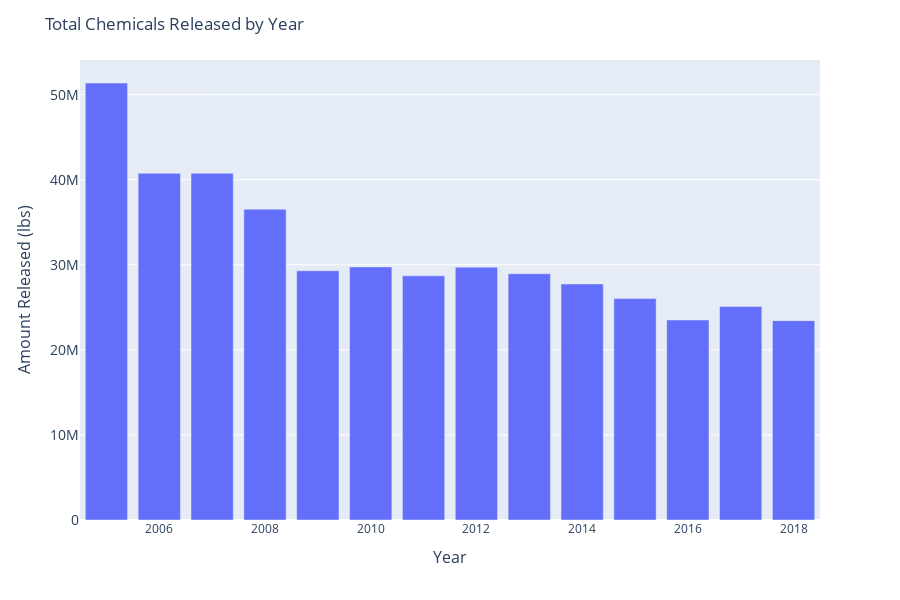

Notebook code for this chart:
### Code cell
fig = px.bar(year_grouped_gtz, x = x, y= y)
fig.update_layout(title_text = 'Total Chemicals Released by Year',
                  xaxis=dict(title= 'Year', titlefont_size = 16),
                 yaxis=dict(title = 'Amount Released (lbs)', titlefont_size = 16, tickfont_size=14))
fig.show()

### Figure 1 — Plotly figure (JSON) as saved in the notebook; plotly's stock layout.template omitted (floating-point values rounded to 4 significant figures)
{"data": [{"alignmentgroup": "True", "hoverlabel": {"namelength": 0}, "hovertemplate": "x=%{x}<br>y=%{y}", "legendgroup": "", "marker": {"color": "#636efa"}, "name": "", "offsetgroup": "", "orientation": "v", "showlegend": false, "textposition": "auto", "type": "bar", "x": [2005, 2007, 2006, 2008, 2010, 2012, 2009, 2013, 2011, 2014, 2015, 2017, 2016, 2018], "xaxis": "x", "y": [51360000.0, 40760000.0, 40750000.0, 36540000.0, 29750000.0, 29720000.0, 29300000.0, 28950000.0, 28700000.0, 27740000.0, 26020000.0, 25090000.0, 23510000.0, 23430000.0], "yaxis": "y"}], "layout": {"barmode": "relative", "height": 600, "legend": {"tracegroupgap": 0}, "margin": {"t": 60}, "title": {"text": "Total Chemicals Released by Year"}, "xaxis": {"anchor": "y", "domain": [0, 1], "title": {"font": {"size": 16}, "text": "Year"}}, "yaxis": {"anchor": "x", "domain": [0, 1], "tickfont": {"size": 14}, "title": {"font": {"size": 16}, "text": "Amount Released (lbs)"}}}}
